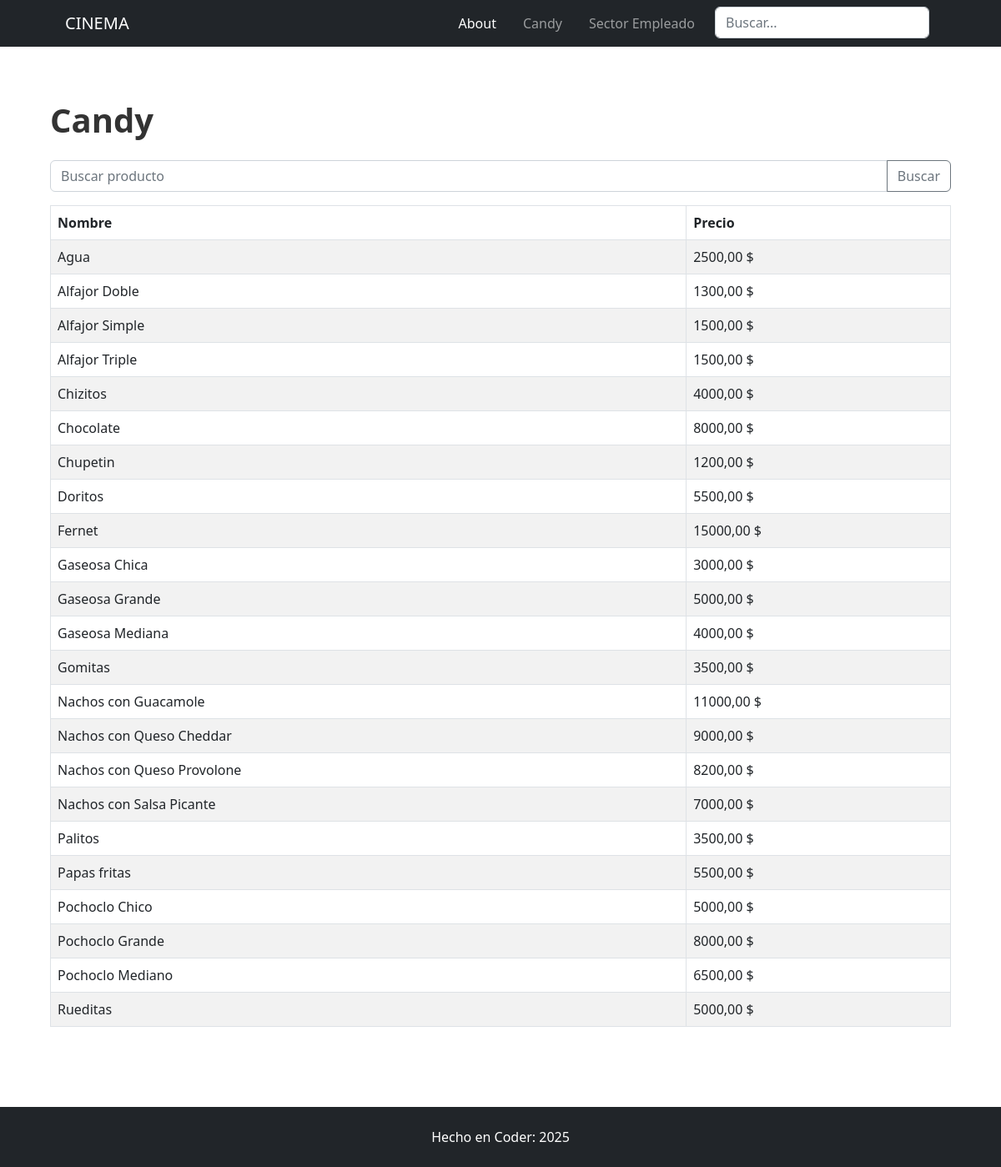
/candy/, run on an earlier commit of the app's database.
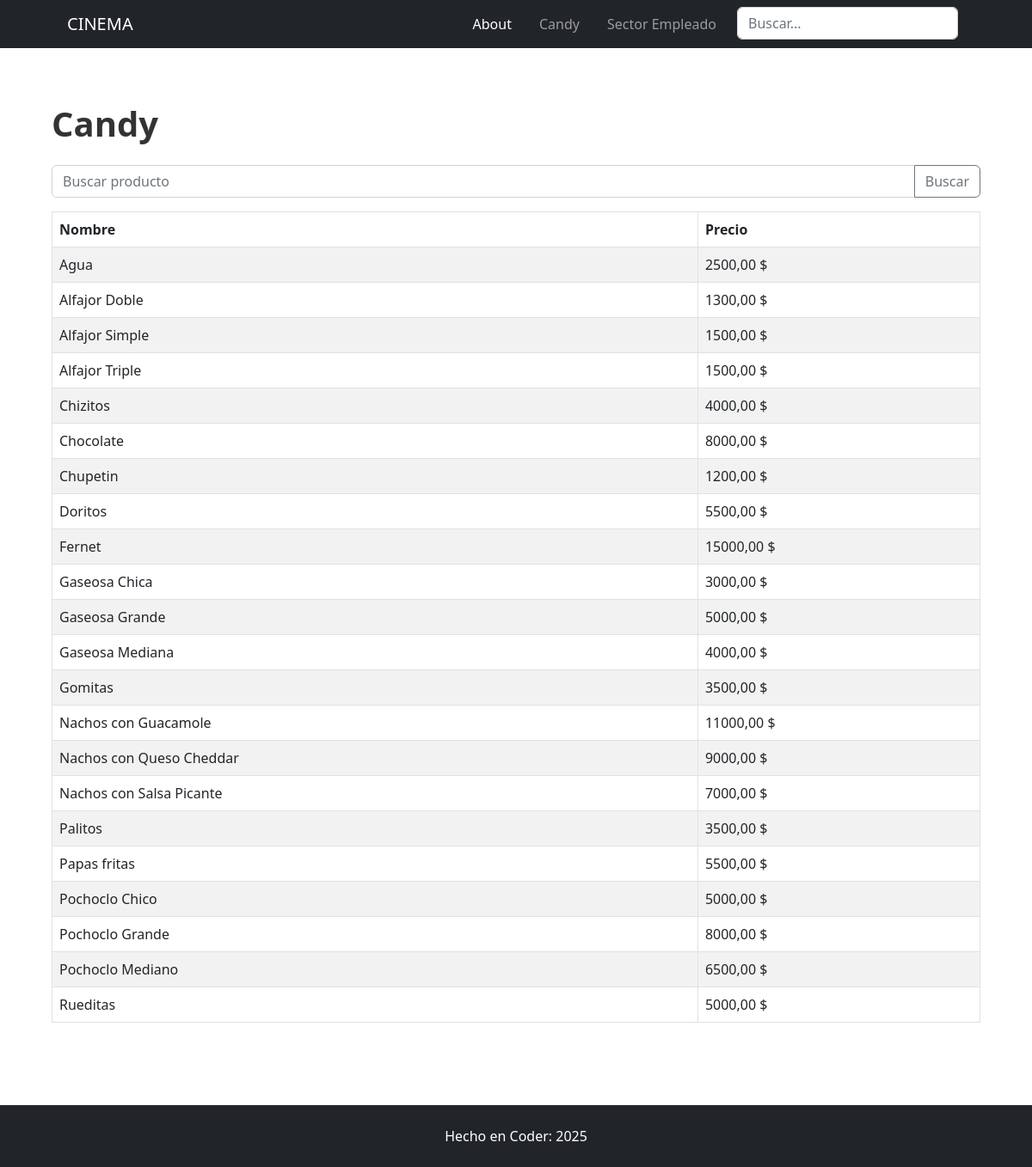
And on a later commit of the database.
### candy/models.py (models this page shows)
class Candy(models.Model):
    categoria = models.ForeignKey(CategoriaCandy, on_delete=models.CASCADE, default=1)
    nombre = models.CharField(max_length=100)
    precio = models.DecimalField(max_digits=10, decimal_places=2)

### candy/views.py (the view)
# urls.py: path('candy/', views.candy_list, name='candy_list'),
def candy_list(request):
    busqueda = request.GET.get("busqueda")
    if busqueda:
        candy = Candy.objects.filter(nombre__icontains = busqueda)
    else:
        candy = Candy.objects.all().order_by('nombre')
    context = {'candy': candy}
    return render(request, 'candy/candy_list.html', context)

### candy/templates/candy/candy_list.html
{% extends 'candy/base.html' %}
{% block content %}
{% load static %}
<div class="container mt-3">
    <h1 class="mb-4" style="font-size: 2.5em; font-weight: bold; color: #333;">Candy</h1>
    <div class="mb-3">
        <form method="get">
            <div class="input-group">
                <input type="text" class="form-control" placeholder="Buscar producto" name="busqueda">
                <button class="btn btn-outline-secondary" type="submit">Buscar</button>
            </div>
        </form>
    </div>
    <table class="table table-striped table-bordered table-hover">
        <thead>
            <tr>
                <th>Nombre</th>
                <th>Precio</th>
            </tr>
        </thead>
        <tbody>
            {% for c in candy %}
            <tr>
                <td>{{ c.nombre }}</td>
                <td>{{ c.precio }} $</td>
            </tr>
            {% endfor %}
        </tbody>
    </table>
</div>
{% endblock content %}

### candy/templates/candy/base.html (shortened to what this page needs)
{% load static %}
<!DOCTYPE html>
<html lang="es">
    <head>
        <link href="{% static 'candy/css/styles.css' %}" rel="stylesheet" />
    </head>
    <body>
        {% include 'componentes/nav.html' %}
        <main class="flex-shrink-0 py-5">
            <div class="container-fluid px-4 px-lg-5 mb-5 mt-auto">
                {% block content %}
                {% endblock content %}
            </div>
        </main>
        {% include 'componentes/footer.html' %}
    </body>
</html>

### candy/templates/componentes/nav.html (shortened to what this page needs)
<nav class="navbar navbar-expand-lg navbar-dark bg-dark">
    <div class="container px-5">
        <a class="navbar-brand" href="{% url 'candy:index' %}">CINEMA</a>
        <div class="collapse navbar-collapse" id="navbarSupportedContent">
            <ul class="navbar-nav mb-2 mb-lg-0 ms-auto">
                <li class="nav-item"><a class="nav-link active me-3" aria-current="page" href="{% url 'candy:about' %}">About</a></li>
                {% if user.is_authenticated %}
                    <li class="nav-item"><a class="nav-link me-3" href="{% url 'candy:empleados' %}">Control Candy</a></li>
                    <li class="list-group-item"><a class="nav-link me-3" href="{% url 'candy:categorias' %}">Control Categorias</a></li>
                    <li class="list-group-item"><a class="nav-link me-3" href="{% url 'candy:peliculas' %}">Control Peliculas</a></li>
                    <form action="{% url 'candy:logout' %}" method="post" class="ms-2 me-2">
                        {% csrf_token %}
                        <button type="submit" class="btn btn-secondary">Cerrar sesion</button>
                    </form>
                {% else %}
                    <li class="nav-item"><a class="nav-link me-3" href="{% url 'candy:candy_list' %}">Candy</a></li>
                    <li class="nav-item"><a class="nav-link me-3" href="{% url 'candy:login' %}">Sector Empleado</a></li>
                {% endif %}
                <form method="get" class="me-2">
                    <input type="text" name="busqueda" placeholder="Buscar..." class="form-control">
                </form>
            </ul>
        </div>
    </div>
</nav>

### candy/templates/componentes/footer.html
<footer class="py-md-4 bg-dark">
    <div class="container px-4 px-lg-5"><p class="m-0 text-center text-white">Hecho en Coder: 2025</p></div>
</footer>

What changed in the data, as far as the page shows it:
removed Candy: nombre "Nachos con Queso Provolone", precio "8200,00"
